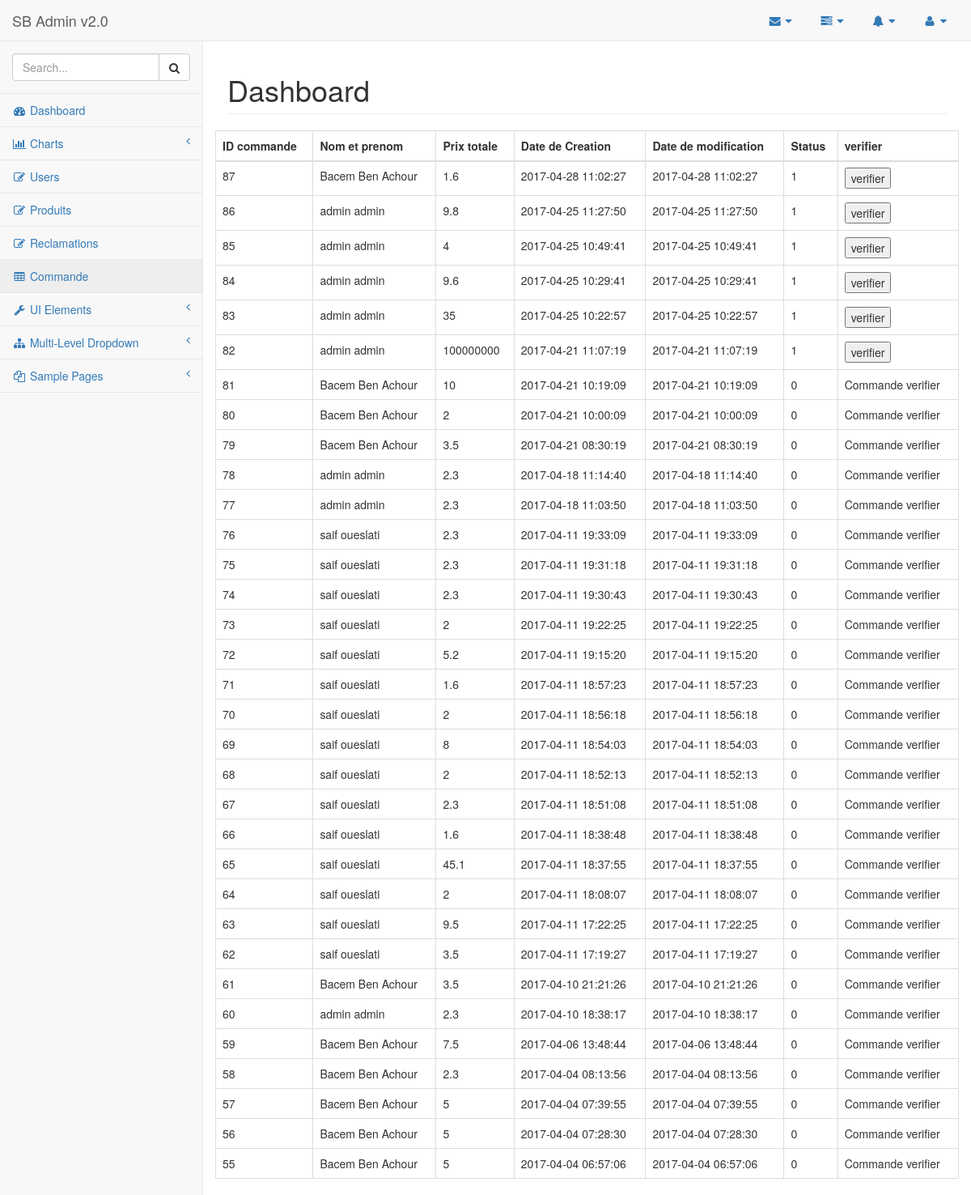
The app's page /administrateur/index.php?controller=commande&action=index with its own data.
### tables this page shows
CREATE TABLE `orders` (
  `id` int(11) NOT NULL AUTO_INCREMENT,
  `id_user` int(11) NOT NULL,
  `total_price` float(10,2) NOT NULL,
  `created` datetime NOT NULL,
  `modified` datetime NOT NULL,
  `status` enum('1','0') NOT NULL DEFAULT '1',
  PRIMARY KEY (`id`),
  KEY `id_user` (`id_user`),
  CONSTRAINT `orders_ibfk_1` FOREIGN KEY (`id_user`) REFERENCES `users` (`id_user`) ON DELETE CASCADE ON UPDATE NO ACTION
);

CREATE TABLE `users` (
  `id_user` int(11) NOT NULL AUTO_INCREMENT,
  `prenom` varchar(30) NOT NULL,
  `nom` varchar(30) NOT NULL,
  `sexe` varchar(10) DEFAULT NULL,
  `date_naissance` varchar(30) DEFAULT NULL,
  `adresse` varchar(50) DEFAULT NULL,
  `CIN` varchar(8) DEFAULT NULL,
  `num_tel` varchar(8) DEFAULT NULL,
  `nbr_point` int(255) DEFAULT '0',
  `image` varchar(255) DEFAULT NULL,
  `email` varchar(255) NOT NULL,
  `privilege` int(11) DEFAULT NULL,
  `username` varchar(30) NOT NULL,
  `password` varchar(30) NOT NULL,
  PRIMARY KEY (`id_user`)
);

### administrateur/controllers/commande_controller.php (called while the page is built, shortened)
<?php
  class commandesController {
    public function index() {
      $commandes = commande::all();
      require_once('views/commande/index.php');
    }
}
?>

### administrateur/index.php (called while the page is built, shortened)
<?php
  require_once('views/layout.php');
?>

### administrateur/models/commande.php (called while the page is built, shortened)
<?php
class commande {
    private $id;
    private $nom;
    private $prenom;
    private $total_price;
    private $created;
    private $modified;
    private $status;
    public function __construct($id, $nom, $prenom, $total_price, $created, $modified,$status) {
      $this->id = $id;
      $this->nom  = $nom;
      $this->prenom = $prenom;
      $this->total_price  = $total_price;
      $this->created = $created;
      $this->modified = $modified;
      $this->status = $status;
    }
    public function getid() {
      return $this->id;
    }
    public function getnom() {
      return $this->nom;
    }
    public function getprenom() {
      return $this->prenom;
    }
    public function getstatus() {
      return $this->status;
    }
    public function getcreated() {
      return $this->created;
    }
    public function getmodified() {
      return $this->modified;
    }
    public function gettotal_price() {
      return $this->total_price;
    }
   public static  function all() {
      $list = [];
      $db = Db::getInstance();
     $req = $db->query('select o.*,u.*,o.status as status from orders o join users u on o.id_user=u.id_user order by o.id desc');
     foreach($req->fetchAll() as $commande) {
       $list[] = new commande($commande['id'],$commande['prenom'],$commande['nom'],$commande['total_price'],$commande['created'],$commande['modified'],$commande['status']);
      }
      return $list;
}
}
  ?>

### administrateur/views/commande/index.php (the view, shortened to what this page needs)
<table width="100%" class="table table-striped table-bordered table-hover" id="dataTables-example">
                               <thead>
                                   <tr>
                                       <th>ID commande</th>
                                       <th>Nom et prenom</th>
                                       <th>Prix totale</th>
                                       <th>Date de Creation</th>
                                       <th>Date de modification</th>
                                       <th>Status</th>
                                       <th>verifier</th>
                                   </tr>
                               </thead>
                               <tbody>
                                   <?php
                                   foreach($commandes as $commande)
                                   {
                                       if($commande->getstatus()==1)
                                           echo "<tr class='table-active'>";
                                       else
                                           echo "<tr>";
                                       echo "<tr>";
                                       echo "<td>".$commande->getid()."</td>";
                                       echo "<td>".$commande->getnom()." ".$commande->getprenom()."</td>";
                                       echo "<td>".$commande->gettotal_price()."</td>";
                                       echo "<td>".$commande->getcreated()."</td>";
                                       echo "<td>".$commande->getmodified()."</td>";
                                       echo "<td id=check".$commande->getid().">".$commande->getstatus()."</td>";
                                       if($commande->getstatus()==1)
                                           echo "<td id=button".$commande->getid()."><input  value='verifier' type='button' onclick='verifier(".$commande->getid().")'></td>";
                                       else
                                           echo "<td> Commande verifier</td>";
                                       echo "</tr>";
                                   }
                                   ?>
                               </tbody>
                           </table>

### records on screen
orders: id "87", id_user.prenom "Bacem", id_user.nom "Ben Achour", total_price "1.6", created "2017-04-28 11:02:27", modified "2017-04-28 11:02:27", status "1"
orders: id "86", id_user.prenom "admin", id_user.nom "admin", total_price "9.8", created "2017-04-25 11:27:50", modified "2017-04-25 11:27:50", status "1"
orders: id "85", id_user.prenom "admin", id_user.nom "admin", total_price "4", created "2017-04-25 10:49:41", modified "2017-04-25 10:49:41", status "1"
orders: id "84", id_user.prenom "admin", id_user.nom "admin", total_price "9.6", created "2017-04-25 10:29:41", modified "2017-04-25 10:29:41", status "1"
orders: id "83", id_user.prenom "admin", id_user.nom "admin", total_price "35", created "2017-04-25 10:22:57", modified "2017-04-25 10:22:57", status "1"
orders: id "82", id_user.prenom "admin", id_user.nom "admin", total_price "100000000", created "2017-04-21 11:07:19", modified "2017-04-21 11:07:19", status "1"
orders: id "81", id_user.prenom "Bacem", id_user.nom "Ben Achour", total_price "10", created "2017-04-21 10:19:09", modified "2017-04-21 10:19:09", status "0", shows "Commande verifier"
orders: id "80", id_user.prenom "Bacem", id_user.nom "Ben Achour", total_price "2", created "2017-04-21 10:00:09", modified "2017-04-21 10:00:09", status "0", shows "Commande verifier"
orders: id "79", id_user.prenom "Bacem", id_user.nom "Ben Achour", total_price "3.5", created "2017-04-21 08:30:19", modified "2017-04-21 08:30:19", status "0", shows "Commande verifier"
orders: id "78", id_user.prenom "admin", id_user.nom "admin", total_price "2.3", created "2017-04-18 11:14:40", modified "2017-04-18 11:14:40", status "0", shows "Commande verifier"
orders: id "77", id_user.prenom "admin", id_user.nom "admin", total_price "2.3", created "2017-04-18 11:03:50", modified "2017-04-18 11:03:50", status "0", shows "Commande verifier"
orders: id "76", id_user.prenom "saif", id_user.nom "oueslati", total_price "2.3", created "2017-04-11 19:33:09", modified "2017-04-11 19:33:09", status "0", shows "Commande verifier"
orders: id "75", id_user.prenom "saif", id_user.nom "oueslati", total_price "2.3", created "2017-04-11 19:31:18", modified "2017-04-11 19:31:18", status "0", shows "Commande verifier"
orders: id "74", id_user.prenom "saif", id_user.nom "oueslati", total_price "2.3", created "2017-04-11 19:30:43", modified "2017-04-11 19:30:43", status "0", shows "Commande verifier"
orders: id "73", id_user.prenom "saif", id_user.nom "oueslati", total_price "2", created "2017-04-11 19:22:25", modified "2017-04-11 19:22:25", status "0", shows "Commande verifier"
orders: id "72", id_user.prenom "saif", id_user.nom "oueslati", total_price "5.2", created "2017-04-11 19:15:20", modified "2017-04-11 19:15:20", status "0", shows "Commande verifier"
orders: id "71", id_user.prenom "saif", id_user.nom "oueslati", total_price "1.6", created "2017-04-11 18:57:23", modified "2017-04-11 18:57:23", status "0", shows "Commande verifier"
orders: id "70", id_user.prenom "saif", id_user.nom "oueslati", total_price "2", created "2017-04-11 18:56:18", modified "2017-04-11 18:56:18", status "0", shows "Commande verifier"
orders: id "69", id_user.prenom "saif", id_user.nom "oueslati", total_price "8", created "2017-04-11 18:54:03", modified "2017-04-11 18:54:03", status "0", shows "Commande verifier"
orders: id "68", id_user.prenom "saif", id_user.nom "oueslati", total_price "2", created "2017-04-11 18:52:13", modified "2017-04-11 18:52:13", status "0", shows "Commande verifier"
orders: id "67", id_user.prenom "saif", id_user.nom "oueslati", total_price "2.3", created "2017-04-11 18:51:08", modified "2017-04-11 18:51:08", status "0", shows "Commande verifier"
orders: id "66", id_user.prenom "saif", id_user.nom "oueslati", total_price "1.6", created "2017-04-11 18:38:48", modified "2017-04-11 18:38:48", status "0", shows "Commande verifier"
orders: id "65", id_user.prenom "saif", id_user.nom "oueslati", total_price "45.1", created "2017-04-11 18:37:55", modified "2017-04-11 18:37:55", status "0", shows "Commande verifier"
orders: id "64", id_user.prenom "saif", id_user.nom "oueslati", total_price "2", created "2017-04-11 18:08:07", modified "2017-04-11 18:08:07", status "0", shows "Commande verifier"
orders: id "63", id_user.prenom "saif", id_user.nom "oueslati", total_price "9.5", created "2017-04-11 17:22:25", modified "2017-04-11 17:22:25", status "0", shows "Commande verifier"
orders: id "62", id_user.prenom "saif", id_user.nom "oueslati", total_price "3.5", created "2017-04-11 17:19:27", modified "2017-04-11 17:19:27", status "0", shows "Commande verifier"
orders: id "61", id_user.prenom "Bacem", id_user.nom "Ben Achour", total_price "3.5", created "2017-04-10 21:21:26", modified "2017-04-10 21:21:26", status "0", shows "Commande verifier"
orders: id "60", id_user.prenom "admin", id_user.nom "admin", total_price "2.3", created "2017-04-10 18:38:17", modified "2017-04-10 18:38:17", status "0", shows "Commande verifier"
orders: id "59", id_user.prenom "Bacem", id_user.nom "Ben Achour", total_price "7.5", created "2017-04-06 13:48:44", modified "2017-04-06 13:48:44", status "0", shows "Commande verifier"
orders: id "58", id_user.prenom "Bacem", id_user.nom "Ben Achour", total_price "2.3", created "2017-04-04 08:13:56", modified "2017-04-04 08:13:56", status "0", shows "Commande verifier"
orders: id "57", id_user.prenom "Bacem", id_user.nom "Ben Achour", total_price "5", created "2017-04-04 07:39:55", modified "2017-04-04 07:39:55", status "0", shows "Commande verifier"
orders: id "56", id_user.prenom "Bacem", id_user.nom "Ben Achour", total_price "5", created "2017-04-04 07:28:30", modified "2017-04-04 07:28:30", status "0", shows "Commande verifier"
orders: id "55", id_user.prenom "Bacem", id_user.nom "Ben Achour", total_price "5", created "2017-04-04 06:57:06", modified "2017-04-04 06:57:06", status "0", shows "Commande verifier"
